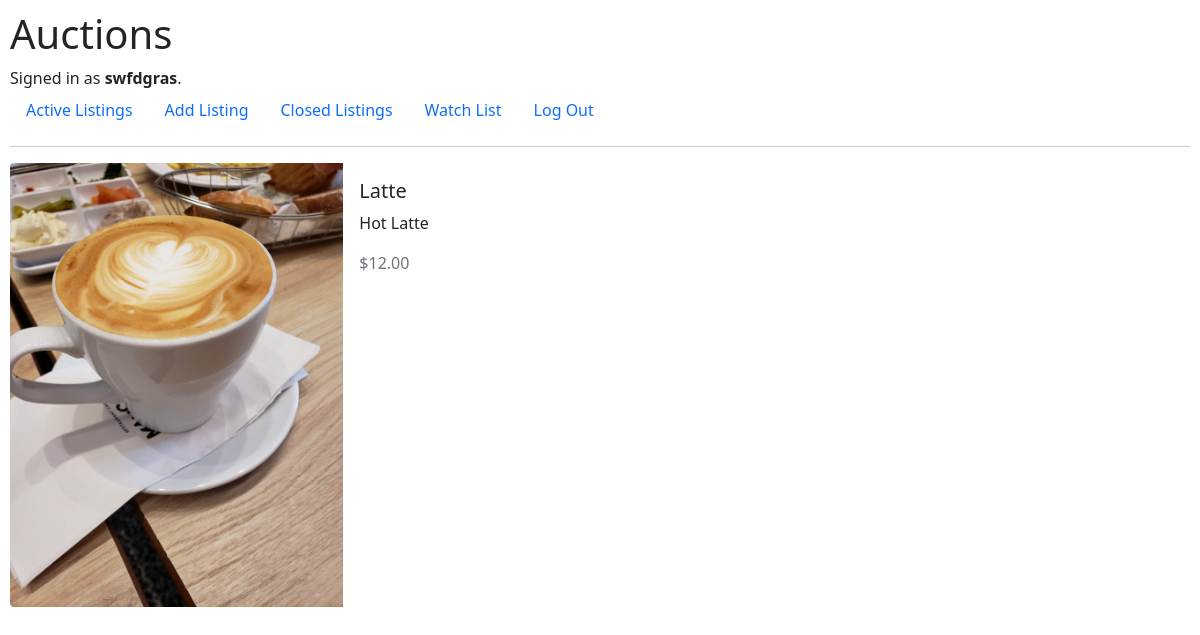
Page /closed/1 (signed in) on the committed database.
### auctions/models.py (models this page shows)
class User(AbstractUser):
    pass

class Closed_listings(models.Model):
    user_id = models.ForeignKey(User, on_delete=models.CASCADE, related_name='stared_auction')
    title = models.CharField(max_length=100)
    description = models.TextField()
    price_sold = models.DecimalField(max_digits=5, decimal_places=2)
    image = models.ImageField(upload_to="images/")
    winner = models.ForeignKey(User, on_delete=models.CASCADE, related_name='won_auction')

### auctions/views.py (the view)
# urls.py: path("closed/<int:id>", views.closed, name="closed"),
def closed(request, id):
    return render(request, "auctions/closed.html",{
        "listing": Closed_listings.objects.get(id=id)
    })

### auctions/templates/auctions/closed.html (shortened to what this page needs)
{% extends "auctions/layout.html" %}
{% block body %}
  <div class="mb-3" style="max-width: 1000px;">
  <div class="row g-0">
    <div class="col-md-4">
      <img src="{{ listing.image.url }}" class="img-fluid rounded-start" alt="{{listing.title}}">
    </div>
    <div class="col-md-8">
      <div class="card-body">
        <h5 class="card-title">{{listing.title}}</h5>
        <p class="card-text">{{listing.description}}</p>
        <p class="card-text"><large class="text-muted">${{listing.price_sold}}</large></p>
      </div>
    </div>
  </div>
</div>
{% endblock %}

### auctions/templates/auctions/layout.html (shortened to what this page needs)
{% load static %}
<!DOCTYPE html>
<html lang="en">
    <head>
        <link href="https://cdn.jsdelivr.net/npm/bootstrap@5.0.2/dist/css/bootstrap.min.css" rel="stylesheet">
        <link href="{% static 'auctions/styles.css' %}" rel="stylesheet">
    </head>
    <body>
        <h1>Auctions</h1>
        <div>
            {% if user.is_authenticated %}
                Signed in as <strong>{{ user.username }}</strong>.
            {% else %}
                Not signed in.
            {% endif %}
        </div>
        <ul class="nav">
            <li class="nav-item">
                <a class="nav-link" href="{% url 'index' %}">Active Listings</a>
            </li>
            <li class="nav-item">
                <a class="nav-link" href="{% url 'new_listing' %}">Add Listing</a>
            </li>
            <li class="nav-item">
                <a class="nav-link" href="{% url 'closed_listings' %}">Closed Listings</a>
            </li>
            <li class="nav-item">
                <a class="nav-link" href="{% url 'watch_list' %}">Watch List</a>
            </li>
            {% if user.is_authenticated %}
                <li class="nav-item">
                    <a class="nav-link" href="{% url 'logout' %}">Log Out</a>
                </li>
            {% endif %}
        </ul>
        <hr>
        {% block body %}
        {% endblock %}
    </body>
</html>

### auctions/static/auctions/styles.css (style rules this page uses)
body { padding: 10px; }

### rows in the picture
User: username "swfdgras"
Closed_listings: image (picture), title "Latte", description "Hot Latte", price_sold "12.00"
